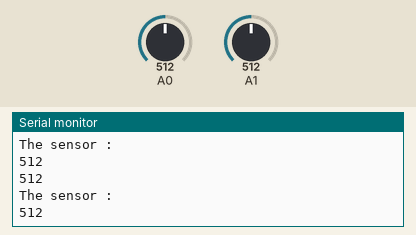
The sketch below on a simulated Arduino Uno, built with avr-gcc and run on an emulated ATmega328P. On the bench: the last lines printed to the serial monitor. The test bench sets the inputs (shaded band); at power-on: A1 = 512, A0 = 512.

Above: at 4.2 s.
4.3 s: A1 set to 111
At 4.4 s:
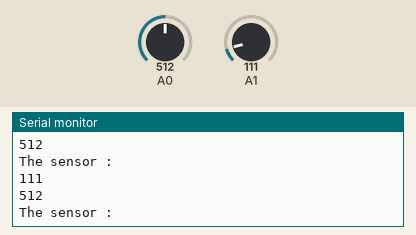
7.3 s: A1 set to 95
At 7.51 s:
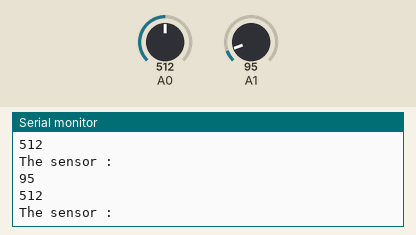
10.3 s: A0 set to 988
At 10.34 s:
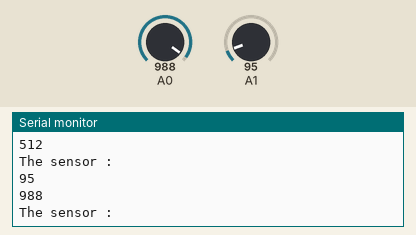
13.3 s: A0 set to 1015
At 13.45 s:
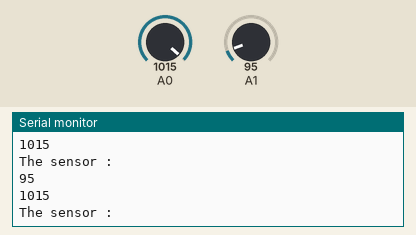
Timing chart, 0 to 15.8 s (numbered marks = the images above; inputs shaded):
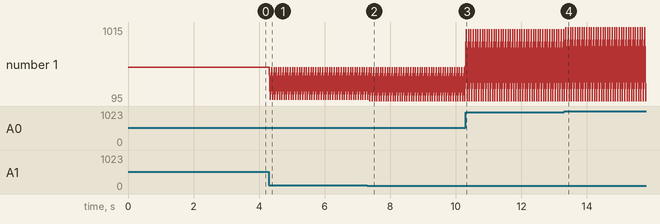

The sketch:

sketch_nov14a.ino
```cpp
// Hassan Pasha


int pin ;
int pin2 ;
int pin3 ;

void setup(){

 Serial.begin(9600);

}

void loop(){

  pin = analogRead(A0);

  Serial.println(pin);

  delay (10) ;


  pin2 = analogRead(A1);

  Serial.println("The sensor : " ) ;
  Serial.println(pin2);

  delay(60);


// pin3 = analogRead(A2);
//
// Serial.println("Sensor 2 :");
// Serial.println(pin3 ) ;
//
// delay(100);


 // delay(200);
}
```

Measured:
- after the input at 4.3 s, the serial monitor: prints a new line at once (image 1)
- after the input at 7.3 s, the serial monitor: prints a new line after 0.08 s (image 2)
- after the input at 10.3 s, the serial monitor: prints a new line at once (image 3)
- after the input at 13.3 s, the serial monitor: prints a new line after 0.06 s (image 4)
- plotted number 1: 512 → 95 after the input at 7.3 s, 95 → 988 after the input at 10.3 s
